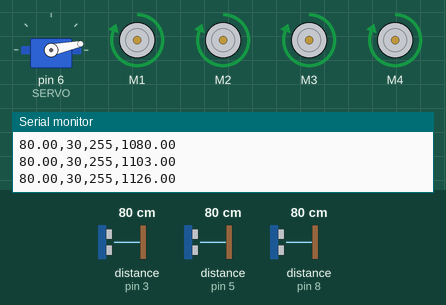
A sketch run on a simulated Arduino Uno, built with avr-gcc and run on an emulated ATmega328P. Shown: servo, 4 × DC motor (green arrow = forward, orange = backward, longer = faster), the last lines printed to the serial monitor. Inputs (shaded band) come from the test bench; at power-on: distance to the obstacle (sensors on pin 3, pin 8, pin 5) 80 cm. The echo pulse lasts 58.3 µs per cm.

Above: at 1.2 s.
1.3 s: distance to the obstacle (sensor on pin 3) set to 242 cm
At 2.1 s:
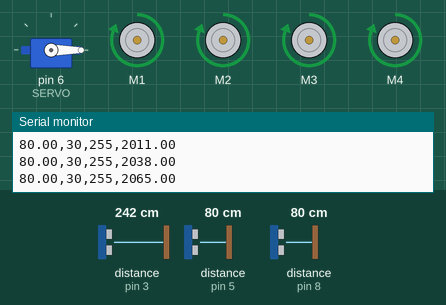
2.8 s: distance to the obstacle (sensor on pin 3) set to 247 cm
At 3.9 s:
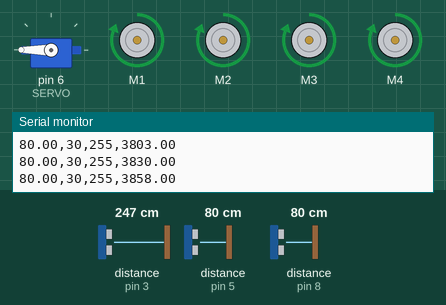
4.3 s: distance to the obstacle (sensor on pin 8) set to 9 cm
At 4.7 s:
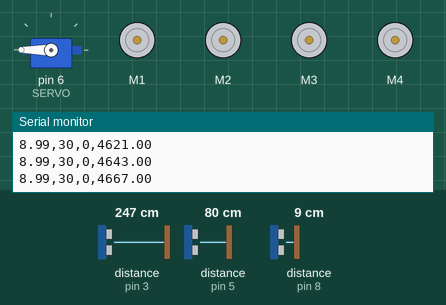
5.8 s: distance to the obstacle (sensor on pin 5) set to 35 cm
At 6.8 s:
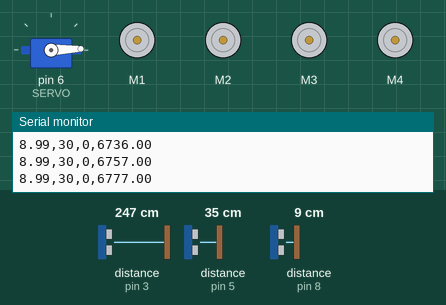
7.3 s: distance to the obstacle (sensor on pin 5) set to 120 cm
At 7.8 s:
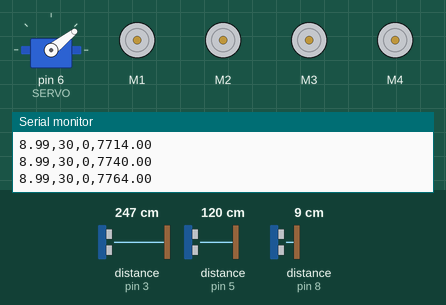
8.8 s: distance to the obstacle (sensor on pin 8) set to 60 cm
At 10.1 s:
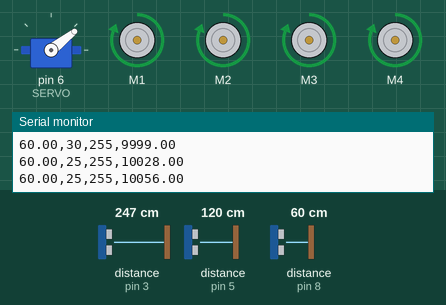
Timing chart, 0 to 11.3 s (numbered marks = the images above; inputs shaded):
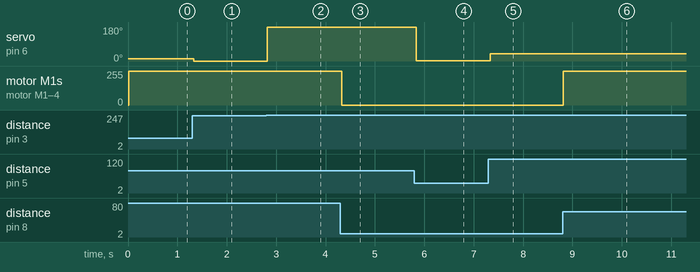

Measured:
- the behaviour switches between 244 and 245 cm on distance to the obstacle (sensor on pin 3) (found by bisection; images 1 and 2)
- after the input at 1.3 s, servo on pin 6 (SERVO): 12° → 0° at once
- after the input at 2.8 s, servo on pin 6 (SERVO): 0° → 180° at once
- after the input at 4.3 s, motor M1–4: forward 255/255 → stopped at once
- after the input at 5.8 s, servo on pin 6 (SERVO): 180° → 2° at once
- after the input at 7.3 s, servo on pin 6 (SERVO): 2° → 38° at once
- after the input at 8.8 s, motor M1–4: stopped → forward 255/255 at once

The sketch:

arduinoTracking.ino
```cpp
// servo
#include <Servo.h>
#define SERVO 6 // Porta Digital 6 PWM
Servo s;      // Variável Servo

// sensor ultrassonico
#include <Ultrasonic.h>
//Define os pinos para o trigger e echo
#define pino_triggerS1 4
#define pino_echoS1 5
//Inicializa o sensor nos pinos definidos acima
Ultrasonic ultrasonicS1(pino_triggerS1, pino_echoS1);

#define pino_triggerS2 2
#define pino_echoS2 3
//Inicializa o sensor nos pinos definidos acima
Ultrasonic ultrasonicS2(pino_triggerS2, pino_echoS2);

#define pino_triggerS3 9
#define pino_echoS3 8
//Inicializa o sensor nos pinos definidos acima
Ultrasonic ultrasonicS3(pino_triggerS3, pino_echoS3);

// motor dc
#include <Wire.h>
#include <Adafruit_MotorShield.h>
// Create the motor shield object with the default I2C address
Adafruit_MotorShield AFMS = Adafruit_MotorShield();
// Adafruit_MotorShield AFMS = Adafruit_MotorShield(0x61);
// Select which 'port' M1, M2, M3 or M4. In this case, M1
Adafruit_DCMotor *myMotor1 = AFMS.getMotor(1);
Adafruit_DCMotor *myMotor2 = AFMS.getMotor(2);
Adafruit_DCMotor *myMotor3 = AFMS.getMotor(3);
Adafruit_DCMotor *myMotor4 = AFMS.getMotor(4);

// ======================= VARIÁVEIS =======================
float cmMsecS1, cmMsecS2, cmMsecS3;
long microsecS1, microsecS2, microsecS3;

// Inicialização do tempo
float timeStart;
float timeCurrent;
int entrada = 0;

// ======================= LATERAL =======================
int pos;      // Posição Servo
int erroS1;   // Erro do ultrassom lateral dianteiro
int erroS2;   // Erro do ultrassom lateral traseiro
int angulo;   // Ângulo de guinada do veículo
// Calibração
// Lateral
// Acerta o esterçamento na posição calibrada do servo
// A poisção não é 90, pois depende da geometria da direção do carro.
int alignVal = 83; // Esta variável precisa ser calibrada devido ao mecanismo de direção
// Parâmetros
// Lateral
int Kangulo = 1;    //ganho do controlador lateral para o angulo
int Klateral = 10; //ganho do controlador lateral para o angulo
int distDesired = 22; // Distância lateral desejada

// ======================= LONGITUDINAL =======================
int distLongDes = 30;// desired longitudinal distance
int distmax = 35;
int veloDC;
int Klong = 10; // ganho do controlador proporcional longitudinal

double Kfeedforward = 83;


void setup() {
  Serial.begin(9600);           // set up Serial library at 9600 bps

  // servo setup
  s.attach(SERVO);
  Serial.begin(9600);

  s.write(alignVal); // Inicia motor posição zero

  AFMS.begin();  // create with the default frequency 1.6KHz

  // Set the speed to start, from 0 (off) to 255 (max speed)
  myMotor1->setSpeed(150);
  myMotor1->run(FORWARD);
  myMotor1->run(RELEASE);

  myMotor2->setSpeed(150);
  myMotor2->run(FORWARD);
  myMotor2->run(RELEASE);

  myMotor3->setSpeed(150);
  myMotor3->run(FORWARD);
  myMotor3->run(RELEASE);

  myMotor4->setSpeed(150);
  myMotor4->run(FORWARD);
  myMotor4->run(RELEASE);

  timeStart = millis();
  timeCurrent = millis(); //


}

void loop() {
  // Update current time variable
  timeCurrent = millis();

  //Le as informacoes do sensor, em cm e pol
  microsecS3 = ultrasonicS3.timing();
  cmMsecS3 = ultrasonicS3.convert(microsecS3, Ultrasonic::CM);
  //  inMsecS3 = ultrasonicS3.convert(microsecS3, Ultrasonic::IN);
  //  //Exibe informacoes no serial moniultor
  //  Serial.print("Distancia em cm: ");
  //  Serial.print(cmMsecS3);
  //  Serial.print(" - Distancia em polegadas: ");
  //  Serial.println(inMsecS3);

  // ===================================================

  if (timeCurrent > timeStart + 10000 && timeCurrent < timeStart + 15000) {
    distLongDes = 25;
  }
  if (timeCurrent > timeStart + 15000 && timeCurrent < timeStart + 20000) {
    distLongDes = 35;
  }
  if (timeCurrent > timeStart + 20000 && timeCurrent < timeStart + 25000) {
    distLongDes = 25;
  }
  if (timeCurrent > timeStart + 25000 && timeCurrent < timeStart + 30000) {
    distLongDes = 35;
  }
  if (timeCurrent > timeStart + 30000) {
    distLongDes = 30;
  }

  veloDC = Klong * (cmMsecS3 - distLongDes) + Kfeedforward;

  // Saturation
  if (veloDC < 0) {
    veloDC = 0;
  }
  if (veloDC > 255) {
    veloDC = 255;
  }

  myMotor1->run(FORWARD);
  myMotor2->run(FORWARD);
  myMotor3->run(FORWARD);
  myMotor4->run(FORWARD);
  myMotor1->setSpeed(veloDC);
  myMotor2->setSpeed(veloDC);
  myMotor3->setSpeed(veloDC);
  myMotor4->setSpeed(veloDC);

  // ===================================================
  // Controle lateral
  // São dois sensores laterais para medição da posição e orientação
  //Sensor ultrassom - Lateral dianteiro
  microsecS1 = ultrasonicS1.timing();
  cmMsecS1 = ultrasonicS1.convert(microsecS1, Ultrasonic::CM);
  //  inMsecS1 = ultrasonicS1.convert(microsecS1, Ultrasonic::IN);
  // Sensor ultrassom - Lateral traseiro
  microsecS2 = ultrasonicS2.timing();
  cmMsecS2 = ultrasonicS2.convert(microsecS2, Ultrasonic::CM);
  //  inMsecS2 = ultrasonicS2.convert(microsecS2, Ultrasonic::IN);

  // Os erros das duass distâncias
  erroS1 = cmMsecS1 - distDesired;
  erroS2 = cmMsecS2 - distDesired;
  // Ângulo de orientação do carro
  angulo = erroS1 - erroS2;

  // o erroS1 define a posição lateral
  pos = alignVal + Kangulo * angulo + Klateral * erroS1 ;

  s.write(pos);

  //AQUISIÇÃO
  // Para vídeo
  //  Serial.print(cmMsecS3);
  //  Serial.print(",");
  //  Serial.println(distLongDes);
  // Para matlab
  Serial.print(cmMsecS3);
  Serial.print(",");
  Serial.print(distLongDes);
  Serial.print(",");
  Serial.print(veloDC);
  Serial.print(",");
  Serial.println(timeCurrent);
  //  delay(10);


}
```
